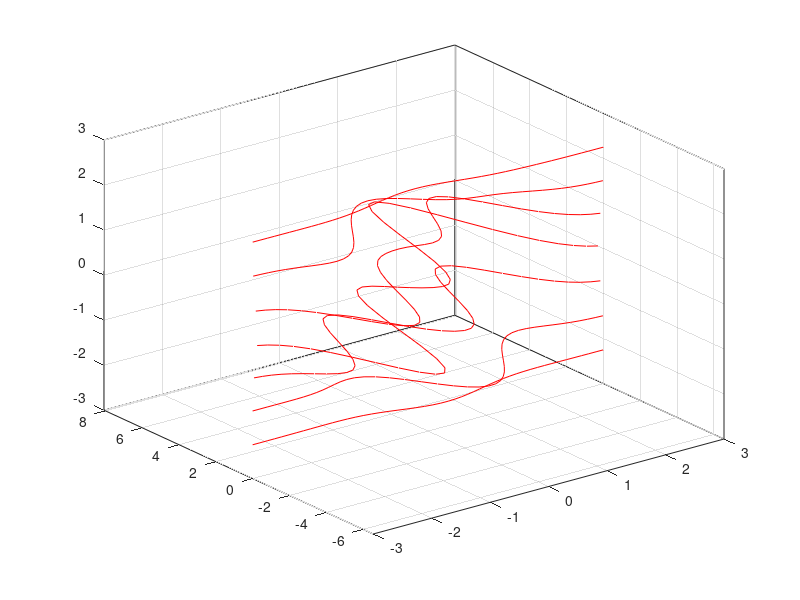

MATLAB code to generate this figure:
function result = test_contour_008
result = false;
a = figure;
[Z,x,y] = peaks;
contour3(x,y,Z,7,'r-');
drawnow;
close(a);
result = true;
